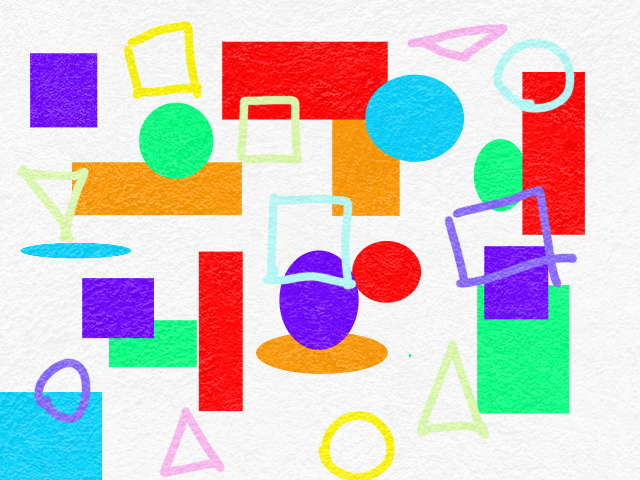
#> input picture data/test002.png, 640 x 480 px, found by its file name
$ python main_test.py
#> lines starting #> are read from the running program, lines starting #| are printed output that depends on the picture; after the words box and inside, x2 and y2 are one past the last pixel; in counts of white or black regions, pixels touching at a corner belong together
#> in main, original_image is the input picture: shape (480, 640, 3); mean B, G, R 199.9, 200.2, 209.5
#| ✓ 图片尺寸: 640x480
### src/detectors/color.py


import cv2
import numpy as np
from typing import List, Dict, Tuple, Optional
import time

class ColorDetector:
    """
    颜色检测器
    检测指定颜色的目标，返回检测结果和掩码
    """

    def __init__(self,
                 target_color: str = "red",
                 min_area: int = 100,
                 confidence_threshold: float = 0.3,
                 enable_morphology: bool = True,
                 morph_kernel_size: int = 5):
        """
        初始化颜色检测器

        Args:
            target_color: 检测的目标颜色 ('red', 'green', 'blue', 'yellow', 'orange', 'purple')
            min_area: 最小检测面积（像素）
            confidence_threshold: 置信度阈值
            enable_morphology: 是否启用形态学优化
            morph_kernel_size: 形态学核大小
        """
#> in detect_from_bgr, `hsv_image = cv2.cvtColor(bgr_image, cv2.COLOR_BGR2HSV)`: hsv_image: shape (480, 640, 3); mean H, S, V 26.5, 85.6, 247.1
        self.target_color = target_color.lower()
        self.min_area = min_area
        self.confidence_threshold = confidence_threshold
        self.enable_morphology = enable_morphology

        # HSV颜色范围
        self.color_ranges = {
            'red': [[[0, 100, 100], [10, 255, 255]],
                   [[160, 100, 100], [180, 255, 255]]],
            'green': [[[40, 100, 100], [80, 255, 255]]],
            'blue': [[[100, 100, 100], [130, 255, 255]]],
            'yellow': [[[20, 100, 100], [40, 255, 255]]],
            'orange': [[[10, 100, 100], [20, 255, 255]]],
            'purple': [[[130, 100, 100], [150, 255, 255]]]
        }

        # 形态学核
        if enable_morphology:
            self.morph_kernel = cv2.getStructuringElement(
                cv2.MORPH_ELLIPSE,
                (morph_kernel_size, morph_kernel_size)
            )

        # 统计
        self.total_detections = 0
        self.processing_times = []

    def detect(self, hsv_image: np.ndarray, verbose: bool = True) -> Tuple[List[Dict], np.ndarray]:
        """
        从HSV图像中检测颜色目标

        Args:
            hsv_image: HSV格式的图像
            verbose: 是否输出详细信息

        Returns:
            Tuple[List[Dict], np.ndarray]:
                - 检测结果列表，每个元素是包含目标信息的字典
                - 二值掩码图像，检测到的区域为255
        """
#> called with verbose = True
        start_time = time.time()

        # 1. 检查颜色是否支持
        if self.target_color not in self.color_ranges:
            if verbose:
                print(f"错误: 不支持的颜色 '{self.target_color}'")
            return [], np.zeros(hsv_image.shape[:2], dtype=np.uint8)

        # 2. 创建颜色掩膜
        mask = self._create_color_mask(hsv_image)
#> the loop in _create_color_mask, `for lower, upper in self.color_ranges[self.target_color]:` made 2 passes
#> pass 1, in _create_color_mask, `color_mask = cv2.inRange(hsv_image, lower_np, upper_np)`:
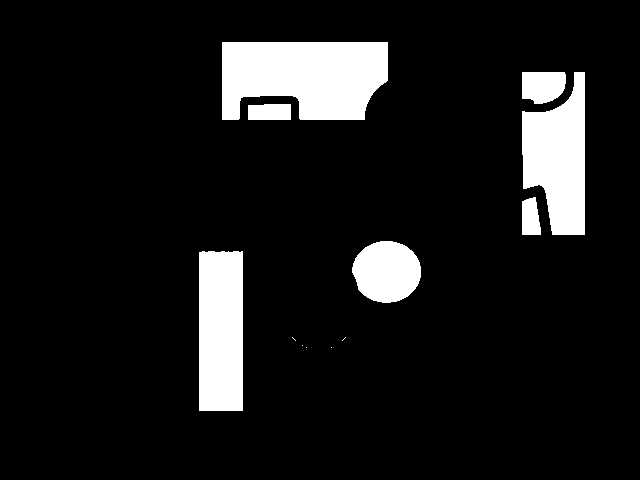
#> color_mask: shape (480, 640); 10.1% white; 12 white regions (5 under 20 px), largest, box (x1, y1, x2, y2) and area: (222, 42, 388, 120) 10921, (522, 72, 585, 235) 7118, (199, 251, 243, 411) 7019
#> pass 2, in _create_color_mask, `color_mask = cv2.inRange(hsv_image, lower_np, upper_np)`:
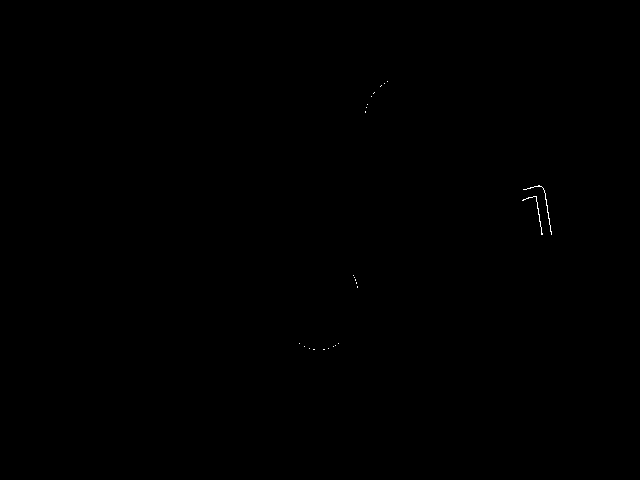
#> color_mask: shape (480, 640); 0.05% white in thin lines or dots, all inside (x1, y1, x2, y2) = (299, 81, 552, 350)
#> pass 2, in _create_color_mask, `mask = cv2.bitwise_or(mask, color_mask)`:
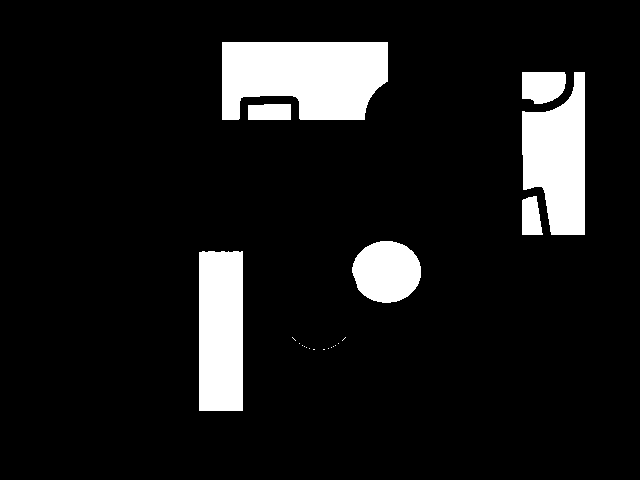
#> mask: shape (480, 640); 10.1% white; 21 white regions (14 under 20 px), largest, box (x1, y1, x2, y2) and area: (222, 42, 388, 120) 10932, (522, 72, 585, 235) 7193, (199, 251, 243, 411) 7019

        # 3. 优化掩膜
        if self.enable_morphology:
            mask = cv2.morphologyEx(mask, cv2.MORPH_OPEN, self.morph_kernel)
#> mask: shape (480, 640); 10.1% white; 7 white regions, largest, box (x1, y1, x2, y2) and area: (222, 42, 388, 120) 10922, (522, 72, 585, 235) 7181, (199, 251, 243, 411) 7010
            mask = cv2.morphologyEx(mask, cv2.MORPH_CLOSE, self.morph_kernel)
#> mask: shape (480, 640); 10.1% white; 7 white regions

        # 4. 查找轮廓
        contours, _ = cv2.findContours(mask, cv2.RETR_EXTERNAL, cv2.CHAIN_APPROX_SIMPLE)
#> contours = 7 contours; box (x1, y1, x2, y2) and area: (222, 42, 388, 120) 10674, (522, 72, 585, 235) 6973, (199, 251, 243, 411) 6810, (352, 241, 421, 303) 3244, (522, 72, 566, 104) 1139, (248, 104, 291, 120) 608, (522, 196, 542, 235) 607

        # 5. 分析轮廓
        detections = []
        for i, cnt in enumerate(contours, 1):
            detection = self._analyze_contour(cnt, i)
            if detection:
                detections.append(detection)
#> this loop made 7 passes
#> (area in _analyze_contour, rect in _analyze_contour, x in _analyze_contour, y in _analyze_contour, w in _analyze_contour, h in _analyze_contour, perimeter in _analyze_contour, circularity in _analyze_contour) on passes 1 to 7: (6810, ((220.5, 330.5), (159, 43), -90), 220.5, 330.5, 159, 43, 403.8, 0.525), (3244.5, ((386, 271.5), (61, 68), -90), 386, 271.5, 61, 68, 214.1, 0.89), (607, ((531.5, 215), (38, 19), -90), 531.5, 215, 38, 19, 107, 0.667), (608.5, ((269, 111.5), (15, 42), -90), 269, 111.5, 15, 42, 111.1, 0.62), (6973, ((553, 153), (162, 62), -90), 553, 153, 162, 62, 432.6, 0.468), (1139, ((543.5, 87.5), (31, 43), -90), 543.5, 87.5, 31, 43, 135.1, 0.784), (10673.5, ((304.5, 80.5), (77, 165), -90), 304.5, 80.5, 77, 165, 511.5, 0.513)
#> after the loop, detections = 7 items

        # 6. 计算处理时间
        processing_time = (time.time() - start_time) * 1000
        self.processing_times.append(processing_time)
        self.total_detections += len(detections)
#> self.total_detections = 7

        # 7. 输出信息
        if verbose:
            self._print_detection_info(detections, processing_time, mask)

        return detections, mask

    def detect_from_bgr(self, bgr_image: np.ndarray, verbose: bool = True) -> Tuple[List[Dict], np.ndarray]:
        """
        从BGR图像中检测颜色目标

        Args:
            bgr_image: BGR格式的图像
            verbose: 是否输出详细信息

        Returns:
            Tuple[List[Dict], np.ndarray]: 检测结果和掩码
        """
        hsv_image = cv2.cvtColor(bgr_image, cv2.COLOR_BGR2HSV)
        return self.detect(hsv_image, verbose)

    def _create_color_mask(self, hsv_image: np.ndarray) -> np.ndarray:
        """创建颜色掩膜"""
        mask = np.zeros(hsv_image.shape[:2], dtype=np.uint8)

        for lower, upper in self.color_ranges[self.target_color]:
            lower_np = np.array(lower, dtype=np.uint8)
            upper_np = np.array(upper, dtype=np.uint8)
            color_mask = cv2.inRange(hsv_image, lower_np, upper_np)
            mask = cv2.bitwise_or(mask, color_mask)

        return mask

    def _analyze_contour(self, contour: np.ndarray, detection_id: int) -> Optional[Dict]:
        """分析单个轮廓"""
        # 计算面积
        area = cv2.contourArea(contour)
        if area < self.min_area:
            return None

        # 计算最小外接矩形
        rect = cv2.minAreaRect(contour)
        (x, y), (w, h), angle = rect

        # 计算周长和圆形度
        perimeter = cv2.arcLength(contour, True)
        if perimeter > 0:
            circularity = 4 * np.pi * area / (perimeter * perimeter)
        else:
            circularity = 0

        # 计算置信度
        confidence = min(circularity, 1.0)
        if confidence < self.confidence_threshold:
            return None

        # 创建检测结果
        return {
            'id': detection_id,
            'color': self.target_color,
            'center_x': float(x),
            'center_y': float(y),
            'width': float(w),
            'height': float(h),
            'area': float(area),
            'aspect_ratio': float(w / h) if h > 0 else 0,
            'circularity': float(circularity),
            'confidence': float(confidence),
            'angle': float(angle)
        }

    def _print_detection_info(self, detections: List[Dict], processing_time: float, mask: np.ndarray):
        """打印检测信息"""
#> called with processing_time = 36.56
        if not detections:
            print(f"未检测到 {self.target_color} 目标")
            print(f"处理时间: {processing_time:.1f}ms")
            print(f"掩码尺寸: {mask.shape}")
            return

        print(f"检测到 {len(detections)} 个 {self.target_color} 目标")
#| 检测到 7 个 red 目标
        print(f"处理时间: {processing_time:.1f}ms")
        print(f"掩码尺寸: {mask.shape}, 非零像素: {cv2.countNonZero(mask)}")
#| 掩码尺寸: (480, 640), 非零像素: 30978
        print("-" * 40)

        for det in detections:
            print(f"  ID:{det['id']} 中心({det['center_x']:.0f},{det['center_y']:.0f}) "
                  f"尺寸:{det['width']:.0f}x{det['height']:.0f} "
                  f"面积:{det['area']:.0f} 置信度:{det['confidence']:.2f}")
#> this loop made 7 passes
#|   ID:1 中心(220,330) 尺寸:159x43 面积:6810 置信度:0.52
#|   ID:2 中心(386,272) 尺寸:61x68 面积:3244 置信度:0.89
#|   ID:3 中心(532,215) 尺寸:38x19 面积:607 置信度:0.67
#|   ID:4 中心(269,112) 尺寸:15x42 面积:608 置信度:0.62
#|   ID:5 中心(553,153) 尺寸:162x62 面积:6973 置信度:0.47
#|   ID:6 中心(544,88) 尺寸:31x43 面积:1139 置信度:0.78
#|   ID:7 中心(304,80) 尺寸:77x165 面积:10674 置信度:0.51

    # [48 lines left out: functions get_statistics, reset_statistics, detect_color_with_mask, not called in this run]

### main_test.py
import cv2
import numpy as np
import os
import sys
from src.preprocessing.Launcher_aim import *
from src.detectors.color import ColorDetector
from src.detectors.shape import detect_rectangles, detect_circles
from src.tools.preprocess import apply_masks_to_image

# 确保结果文件夹存在
def ensure_result_folder():
    """确保result文件夹存在"""
    result_dir = os.path.join(os.path.dirname(os.path.abspath(__file__)), 'result')
    if not os.path.exists(result_dir):
        os.makedirs(result_dir)
        print(f"✓ 创建结果文件夹: {result_dir}")
    return result_dir

def get_result_path(filename):
    """获取result文件夹下的完整文件路径"""
    result_dir = ensure_result_folder()
    return os.path.join(result_dir, filename)

def main():
    """主程序 - 可选择性地进行图形检测"""
    # 确保result文件夹存在
    result_dir = ensure_result_folder()

    # 配置选项
    DETECTION_CONFIG = {
        'enable_color_detection': True,  # 是否启用颜色检测
        'enable_shape_detection': True,   # 是否启用图形检测
        'detect_rectangles': True,        # 是否检测矩形
        'detect_circles': True,           # 是否检测圆形
        'use_preprocess': False,          # 是否使用预处理
        'show_process': False,            # 是否显示处理过程中的掩码
        'mask_applied_image': True,       # 是否应用掩码
    }

    current_dir = os.path.dirname(os.path.abspath(__file__))

    # 1. 读取现有图片
    print("1. 读取图片...")
    relative_path = "data\\test002.png"  # 测试用图片相对路径
    absolute_path = os.path.join(current_dir, relative_path)
    image_path = absolute_path
    original_image = cv2.imread(image_path)

    if original_image is None:
        print(f"错误: 无法读取图片 {image_path}")
        return None, None

    print(f"✓ 图片尺寸: {original_image.shape[1]}x{original_image.shape[0]}")

    # 2. 只调用预处理部分
    if DETECTION_CONFIG['use_preprocess']:
        print("\n2. 执行图像预处理（不包含颜色分割）...")
        try:
            # 创建GreenDotTracker实例但不初始化硬件
            tracker = GreenDotTracker(port=None, baud_rate=115200)

            # 步骤1: 只调用图像预处理
            print("  a) 图像预处理（降噪、对比度增强、锐化）...")
            preprocessed_image = tracker.preprocess_frame(original_image)

            masked_result = preprocessed_image
            color_mask = None
            enhanced_mask = None

            print(f"✓ 预处理完成")

            # 显示结果
            if DETECTION_CONFIG['show_process']:
                cv2.imshow('原始图像', original_image)
                cv2.imshow('预处理后图像', preprocessed_image)
                cv2.waitKey(500)

                if DETECTION_CONFIG['enable_color_detection'] and color_mask is not None:
                    cv2.imshow('颜色掩码', color_mask)
                    cv2.imshow('增强掩码', enhanced_mask)
                    cv2.imshow('掩码处理结果', masked_result)
                    cv2.waitKey(500)

                cv2.waitKey(0)
                cv2.destroyAllWindows()

            # 保存结果到result文件夹
            cv2.imwrite(get_result_path('original.jpg'), original_image)
            cv2.imwrite(get_result_path('preprocessed.jpg'), preprocessed_image)

            if DETECTION_CONFIG['enable_color_detection'] and color_mask is not None:
                cv2.imwrite(get_result_path('color_mask.jpg'), color_mask)
                cv2.imwrite(get_result_path('enhanced_mask.jpg'), enhanced_mask)
                cv2.imwrite(get_result_path('masked_result.jpg'), masked_result)
                print("  预处理结果已保存到result文件夹")

            # 使用预处理后的图像进行后续检测
            working_image = preprocessed_image

        except Exception as e:
            print(f"✗ 预处理失败: {e}")
            print("  将使用原始图像")
            working_image = original_image
    else:
        print("\n2. 跳过预处理，使用原始图像")
        working_image = original_image

    # 3. 颜色检测（可选）
    if DETECTION_CONFIG['enable_color_detection']:
        print("\n3. 执行颜色检测...")
        detector = ColorDetector(
            target_color="red",      # 检测红色
            min_area=50,            # 最小面积
            confidence_threshold=0  # 置信度阈值
        )

        detections, mask = detector.detect_from_bgr(working_image, verbose=True)
#> detections = 7 items

        if detections:
            print(f"✓ 颜色检测: 总共检测到 {len(detections)} 个目标")
#| ✓ 颜色检测: 总共检测到 7 个目标
        else:
            print("✗ 颜色检测: 未检测到目标")
    else:
        print("\n3. 跳过颜色检测")
        detections, mask = None, None

    # 4. 图形检测（可选）
    rectangle_result = None
    circle_result = None
    shape_mask = None

    if DETECTION_CONFIG['enable_shape_detection']:
        print("\n4. 执行图形检测...")
        print("-" * 50)

        # 保存临时图像用于图形检测
        temp_image_path = os.path.join(result_dir, "temp_for_shape_detection.jpg")
        cv2.imwrite(temp_image_path, working_image)

        # 检测矩形
        if DETECTION_CONFIG['detect_rectangles']:
            print("检测矩形...")
#> (the run stopped early here; a loop or call above may not have finished)
